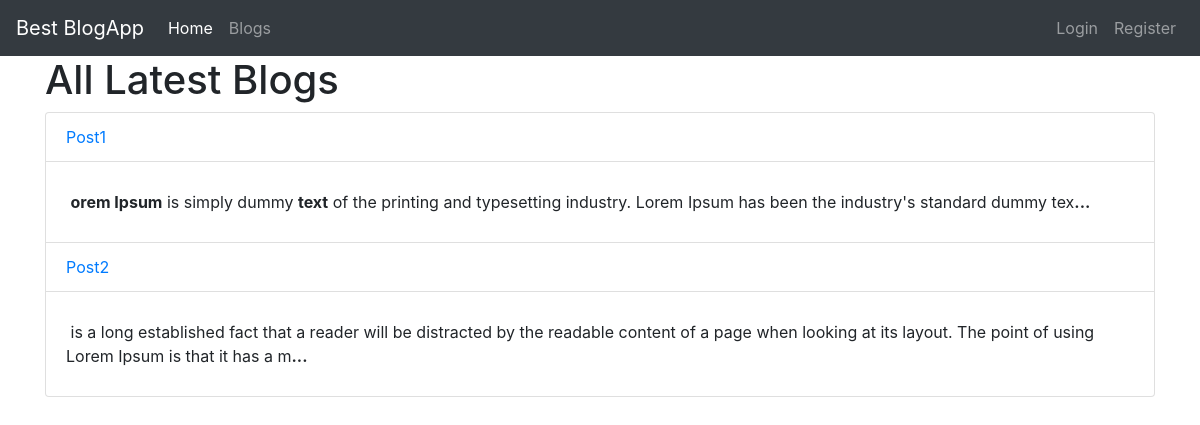
Screenshot of /blogs with the database file from the repository.
### blogapp/models.py (models this page shows, shortened)
class Post(db.Model):
 	id = db.Column(db.Integer, primary_key=True)
 	title = db.Column(db.String(60), nullable=False)
 	text = db.Column(db.Text, nullable=False)
 	author_id = db.Column(db.Integer, db.ForeignKey('user.id'), nullable=False)

### blogapp/routes.py (the view)
@app.route('/blogs')
def blogs():
	blogs_list = Post.query.all()
	return render_template("blogs.html", blogs_list=blogs_list)

### blogapp/templates/blogs.html (shortened to what this page needs)
{% extends 'base.html' %}
{% block content %}
<h1>All Latest Blogs</h1>
  <ul class="list-group">
    {% for blog in blogs_list %}
      <li class="list-group-item"><a href="blog/{{blog.id}}">{{blog.title}}</a></li>
      <li class="list-group-item"><p> {{blog.text[:180] | safe}}<strong>...</strong></p></li>
    {% endfor %}
  </ul>
{% endblock %}

### rows the page displays
Post: title "Post1", text "orem Ipsum is simply dummy text of the printing and typesetting industry. Lorem Ipsum has been the industry's standard dummy tex"
Post: title "Post2", text "is a long established fact that a reader will be distracted by the readable content of a page when looking at its layout. The point of using Lorem Ipsum is that it has a m"
